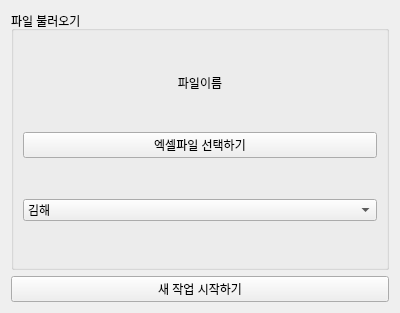
<?xml version="1.0" encoding="UTF-8"?>
<ui version="4.0">
 <class>Dialog</class>
 <widget class="QDialog" name="Dialog">
  <property name="geometry">
   <rect>
    <x>0</x>
    <y>0</y>
    <width>400</width>
    <height>313</height>
   </rect>
  </property>
  <property name="minimumSize">
   <size>
    <width>400</width>
    <height>313</height>
   </size>
  </property>
  <property name="windowTitle">
   <string>Dialog</string>
  </property>
  <layout class="QGridLayout" name="gridLayout">
   <item row="0" column="0" colspan="2">
    <widget class="QGroupBox" name="groupBox">
     <property name="title">
      <string>파일 불러오기</string>
     </property>
     <layout class="QGridLayout" name="gridLayout_2">
      <item row="0" column="1" colspan="3">
       <widget class="QLabel" name="fileName_label">
        <property name="maximumSize">
         <size>
          <width>16777215</width>
          <height>16</height>
         </size>
        </property>
        <property name="text">
         <string>파일이름</string>
        </property>
        <property name="alignment">
         <set>Qt::AlignCenter</set>
        </property>
       </widget>
      </item>
      <item row="3" column="1" colspan="3">
       <widget class="QComboBox" name="fileType_comboBox">
        <item>
         <property name="text">
          <string>김해</string>
         </property>
        </item>
        <item>
         <property name="text">
          <string>CJ</string>
         </property>
        </item>
        <item>
         <property name="text">
          <string>여성</string>
         </property>
        </item>
       </widget>
      </item>
      <item row="2" column="1" colspan="3">
       <widget class="QPushButton" name="loadFile_pushButton">
        <property name="text">
         <string>엑셀파일 선택하기</string>
        </property>
        <property name="autoDefault">
         <bool>false</bool>
        </property>
       </widget>
      </item>
     </layout>
    </widget>
   </item>
   <item row="2" column="0" colspan="2">
    <widget class="QPushButton" name="start_pushButton">
     <property name="toolTipDuration">
      <number>-1</number>
     </property>
     <property name="text">
      <string>새 작업 시작하기</string>
     </property>
     <property name="checkable">
      <bool>false</bool>
     </property>
     <property name="autoDefault">
      <bool>false</bool>
     </property>
    </widget>
   </item>
  </layout>
 </widget>
 <resources/>
 <connections/>
</ui>
